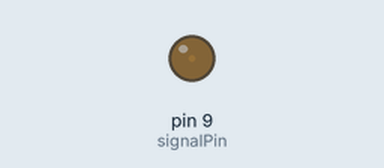
Simulated run of this sketch. Board: Arduino Uno, built with avr-gcc and run on an emulated ATmega328P. Parts: output pins drawn as LEDs (lit = HIGH).

Above: at 0.05 s.
Timing chart, 0 to 3.0 s (numbered marks = the images above):
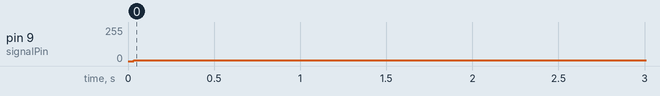

Measured:
- by itself, pin 9 (signalPin): 0/255 → 5/255 at 0.03 s

The sketch:

arduino_test.ino
```cpp
const int signalPin = 9;       // PWM pin
const int samples = 50;        // samples per cycle
const float pi = 3.14159;
int sineTable[samples];

void setup() {
  pinMode(signalPin, OUTPUT);

  // Precompute sine values (0–255 for PWM)
  for (int i = 0; i < samples; i++) {
    sineTable[i] = (int)(127.5 + 127.5 * sin(2 * pi * i / samples));
  }
}

void loop() {
  int x=255;
  while(x>0) {
    analogWrite(signalPin,x);  // PWM duty cycle
    delay(1);
    x=x-10;                 // step time → sets frequency
  }
  delay(100);
  while(x<255) {
    analogWrite(signalPin,x);  // PWM duty cycle
    delay(1);
    x=x+10;                 // step time → sets frequency
  }
}
```
